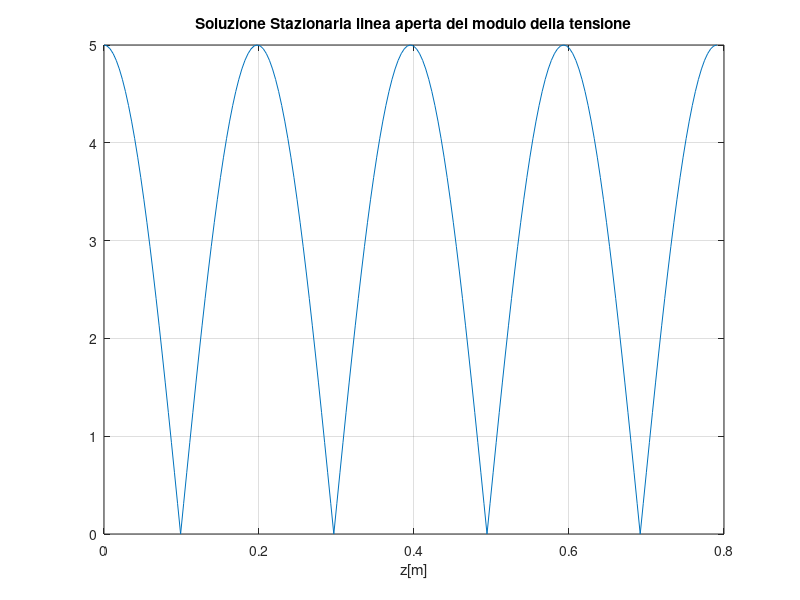
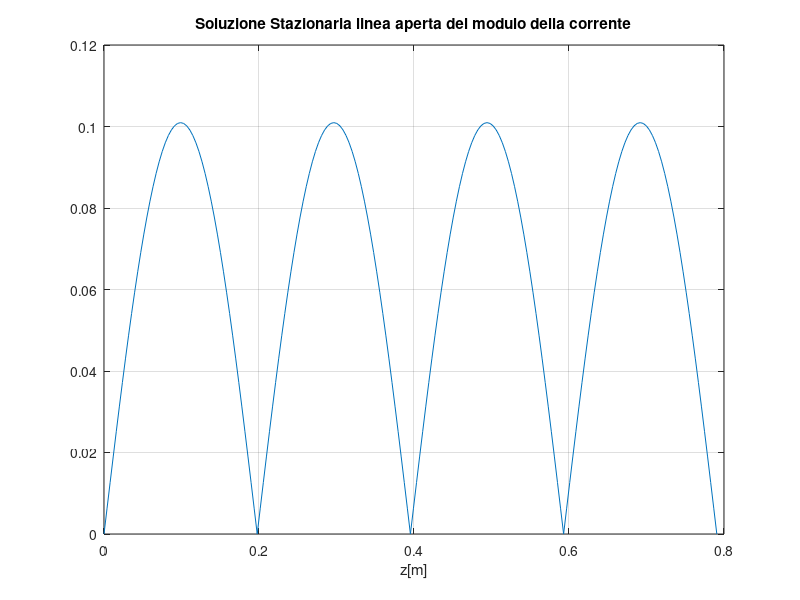
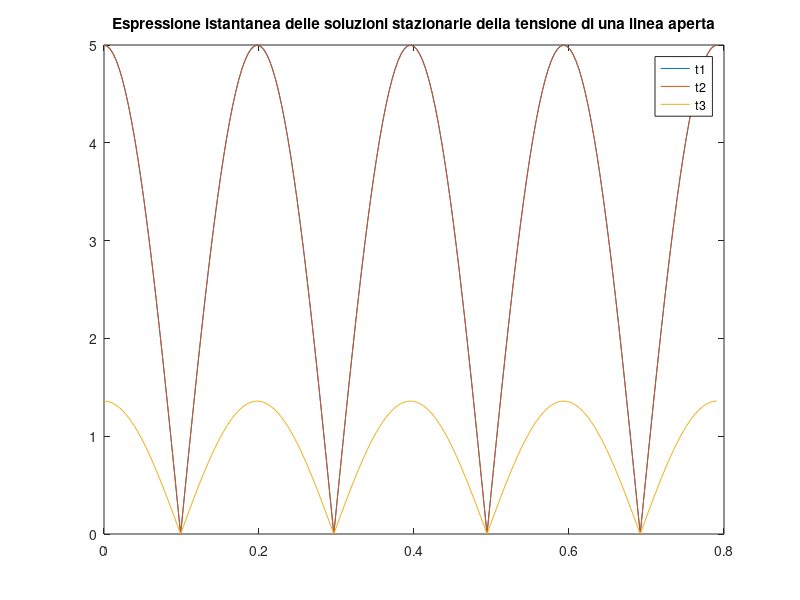
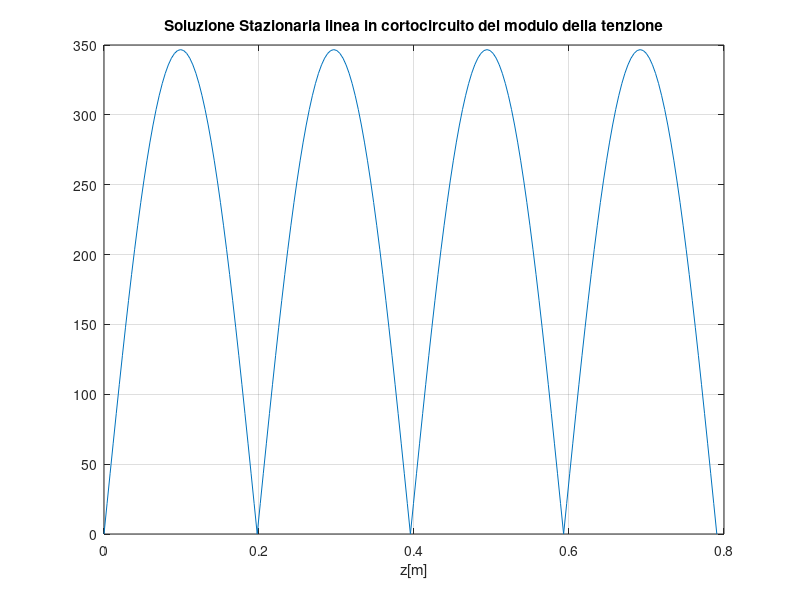

The MATLAB source for these figures, in order:
clear all;
clc;
close all;



f=500e6;
omega=2*pi*f;
eps0=8.854e-12;
mu0=4*pi*1e-7;
%cavo RG58
eps_r=2.3;
mu_r=1;
l=1;

raggio_e=3.15e-3;
raggio_i=0.9e-3;

C=(2*pi*eps0*eps_r)/log(raggio_e/raggio_i);
L=((mu0*mu_r*l)/(2*pi))*log(raggio_e/raggio_i);

z0=sqrt(L/C);
Vp=1/sqrt(L*C);
lambda=Vp/f;
T=1/f;
k=(2*pi)/lambda;
z=0:(lambda/100):2*lambda;
I0_A=0;
V0_A=5;
V_a=(V0_A*cos(k.*z))-(1i*z0*I0_A*sin(k.*z));
I_a=(I0_A*cos(k.*z))-(1i*(V0_A/z0)*sin(k.*z));
figure(1);
plot(z,abs(V_a));
xlabel("z[m]");
grid on;
title("Soluzione Stazionaria linea aperta del modulo della tensione");
figure(2);
plot(z,abs(I_a));
xlabel("z[m]");
grid on;
title("Soluzione Stazionaria linea aperta del modulo della corrente");
t1=1;
t2=9000e25;
t3=9000e100;
v_1a=abs(real(exp(1i*omega*t1).*abs(V_a)));
v_2a=abs(real(exp(1i*omega*t2).*abs(V_a)));
v_3a=abs(real(exp(1i*omega*t3).*abs(V_a)));

figure(3);
plot(z,v_1a);
hold on;
plot(z,v_2a);
hold on;
plot(z,v_3a);
legend("t1","t2","t3");
title("Espressione istantanea delle soluzioni stazionarie della tensione di una linea aperta");
%inizializzo V0 e I0 di una linea in cortocircuito
V0_C=0;
I0_C=7;

V_c=(V0_C*cos(k.*z))-(1i*z0*I0_C*sin(k.*z));
I_c=(I0_C*cos(k.*z))-(1i*(V0_C/z0)*sin(k.*z));
figure(4);
plot(z,abs(V_c));
xlabel("z[m]");
grid on;
title("Soluzione Stazionaria linea in cortocircuito del modulo della tenzione");
figure(5);
plot(z,abs(I_c));
xlabel("z[m]");
grid on;
title("Soluzione Stazionaria linea in cortocircuito del modulo della corrente");
v_1c=abs(real(exp(1i*omega*t1).*abs(V_c)));
v_2c=abs(real(exp(1i*omega*t2).*abs(V_c)));
v_3c=abs(real(exp(1i*omega*t3).*abs(V_c)));
figure(6);
plot(z,v_1c);
hold on;
plot(z,v_2c);
hold on;
plot(z,v_3c);
legend("t1","t2","t3");
title("Espressione istantanea delle soluzioni stazionarie della tenzione di una linea in cortocircuito");